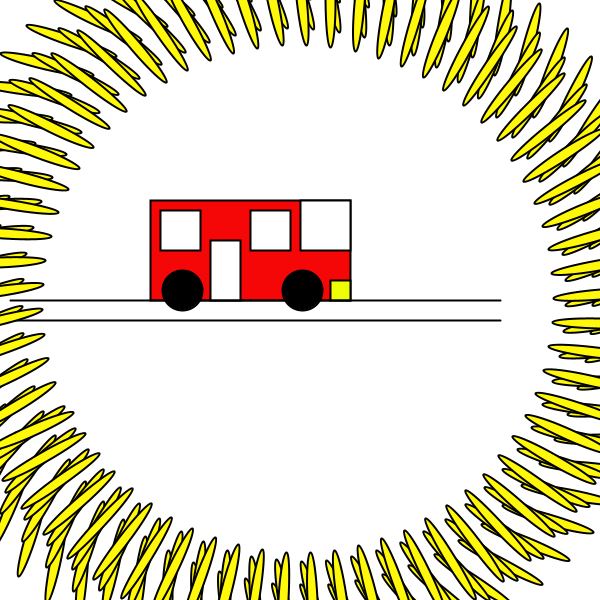
Frame 1 (no input)
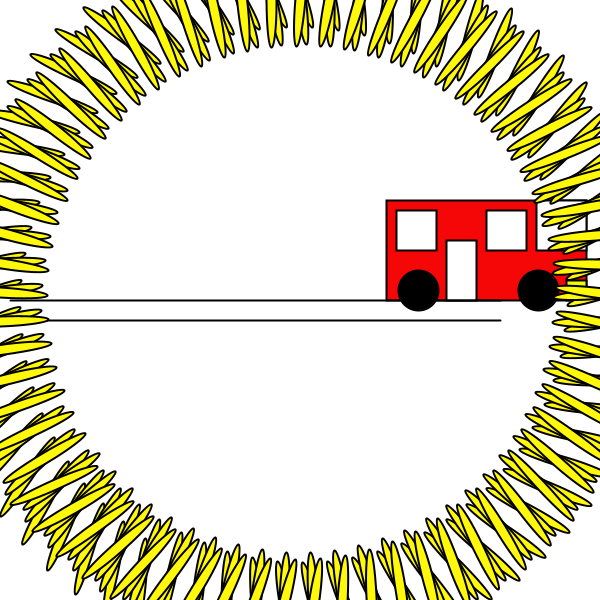
Frame 60 (the mouse pressed at the canvas centre just before this capture)
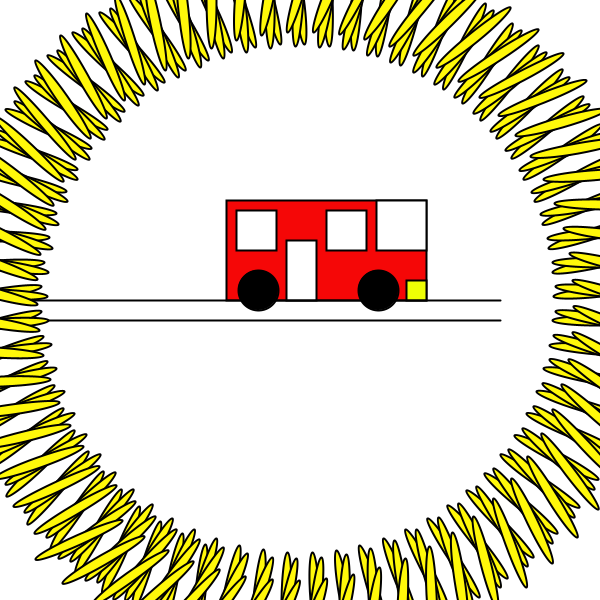
Frame 120 (the mouse held since frame 60 and released just before this capture)

The Processing sketch that drew these frames (run headless with seeded random() and noise(); from frame 60 on, the mouse is pressed at the canvas centre):

// Processing sketch: processing_95093
// ── processing_95093.pde

int train=-500;
int sun=-200;


void setup(){
  size(600, 600);
  background(0);
  frameRate(5);
  strokeWeight(2);
}

void draw(){
  size(600, 600);
  background(255);
  frameRate(5);
  strokeWeight(2);
  
  train=train+1;
  train=max(0, train);
  body(100+train,100); 
  train=train+1;
  train=max(0, train); 
  wheels(100+train,100);
  road(200, 200);
  sun=sun+1;
  sun=min(0, sun);
  sun(10+sun, 10);
  
  
}

void body(int x, int y){
  fill(245, 7, 7);
  rect(50+x, 200, 200, 100);
  fill(255);
  rect(200+x, 200, 50, 50);
  rect(110+x, 240, 30, 60);
  rect(150+x, 210, 40, 40);
  rect(60+x, 210, 40, 40);
  fill(238, 255, 5);
  rect(230+x, 280, 20, 20);
  train=(train+1)%400;
}
void road(int x, int y){
  fill(0); 
  line(500, 300, 10, 300);
  line(500, 320, 10, 320);
  
}
void wheels(int x, int y){
  fill(0);
  ellipse(200+x, 290, 40, 40);
  ellipse(80+x, 290, 40, 40);
  train=(train+1)%410;
  }
 void sun(int x, int y){
    fill(255, 248, 10);
  translate(width/2, height/2);
  for (float i=0;i<200; i++){
    rotate(0.1);
  ellipse(i+x, 300, 10, 95);

  }}
